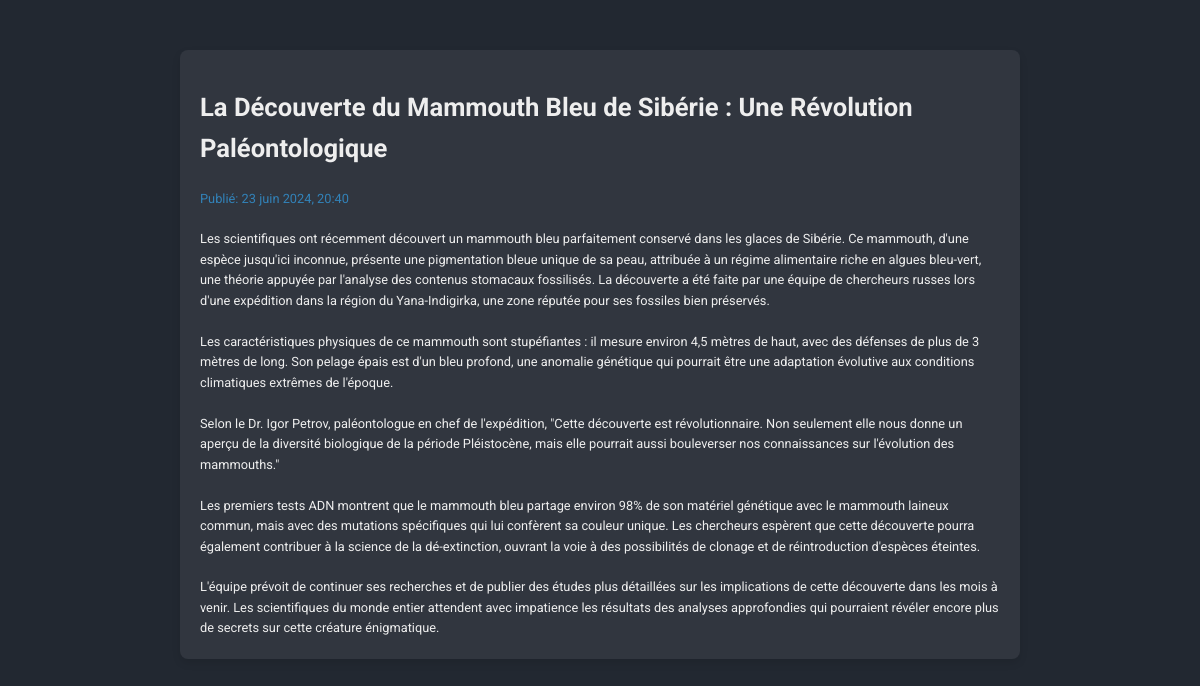
The page /fr/main/5/ on the database its author committed.
### main/models.py (models this page shows, shortened)
class Article(models.Model):
    title = models.CharField(max_length=100)
    content = models.TextField()
    publication_date = models.DateTimeField(auto_now_add=True)

### main/views.py (the view)
# urls.py: path("<int:article_id>/", views.detail, name="detail"),
def detail(request, article_id):
    article = get_object_or_404(Article, pk=article_id)
    return render(request, "main/article.html", {"article": article})

### main/templates/main/article.html (shortened to what this page needs)
{% load i18n %}
{% load static %}
<head>
    <link rel="stylesheet" type="text/css" href="{% static 'css/detail.css' %}">
</head>
<body>
    <div class="article-detail">
        <h1>{{ article.title }}</h1>
        <p class="publish-date">{% trans "Publié:" %} {{ article.publication_date|date:"j F Y, H:i" }}</p>
        <div class="article-content">
            {{ article.content|linebreaksbr }}
        </div>
    </div>
</body>

### main/static/css/detail.css (style rules this page uses)
body { font-family: 'Roboto', sans-serif; font-size: 0.8rem; background-color: #222831; color: #EEEEEE; margin: 0; padding: 0; line-height: 1.6; }
.article-detail { max-width: 800px; margin: 50px auto; padding: 20px; background-color: #31363F; border-radius: 8px; box-shadow: 0 4px 8px rgba(0, 0, 0, 0.1); }
.article-detail h1 { color: #EEEEEE; margin-bottom: 20px; }
.publish-date { color: #3282B8; margin-bottom: 20px; }
.article-content { color: #EEEEEE; }

### rows shown on the page
Article: title "La Découverte du Mammouth Bleu de Sibérie : Une Révolution Paléontologique", publication_date "23 juin 2024, 20:40", content "Les scientifiques ont récemment découvert un mammouth bleu parfaitement conservé dans les glaces de Sibérie. Ce mammouth, d'une espèce jusqu'ici inconnue, présente une pigmentation bleue unique de sa peau, attribuée à un régime alimentaire riche en algues bleu-vert, une théorie appuyée par l'analyse des contenus stomacaux fossilisés. La découverte a été faite par une équipe de chercheurs russes lors d'une expédition dans la région du Yana-Indigirka, une zone réputée pour ses fossiles bien préservés. Les caractéristiques physiques de ce mammouth sont stupéfiantes : il mesure environ 4,5 mètres de haut, avec des défenses de plus de 3 mètres de long. Son pelage épais est d'un bleu profond, une…"
